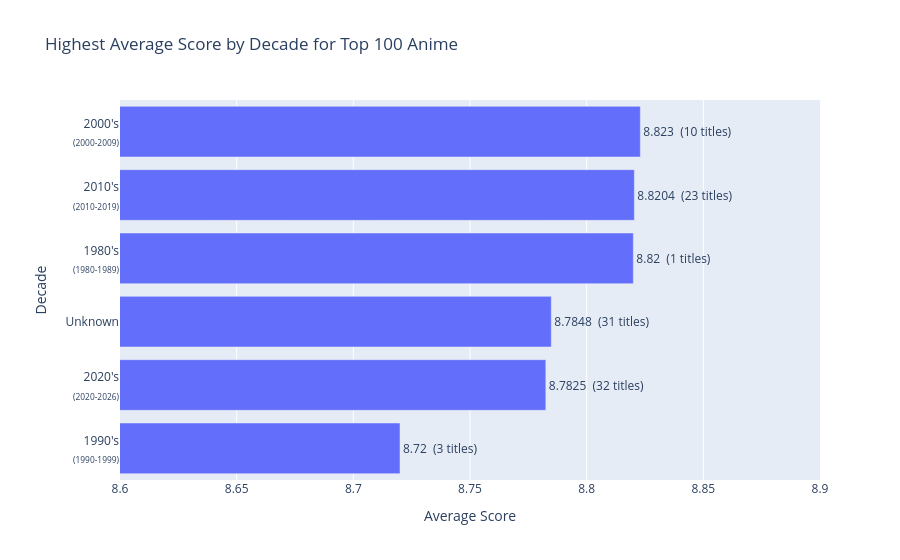

This figure's notebook cell:
### Code cell
import plotly.express as px

decade_labels = {
    "1980-1989": "1980's<br><sub>(1980-1989)</sub>",
    "1990-1999": "1990's<br><sub>(1990-1999)</sub>",
    "2000-2009": "2000's<br><sub>(2000-2009)</sub>",
    "2010-2019": "2010's<br><sub>(2010-2019)</sub>",
    "2020-2026": "2020's<br><sub>(2020-2026)</sub>",
    "Unknown": "Unknown",
}

chart_df = score_by_decade_with_unknown.copy()
chart_df["decade_label"] = chart_df["decade"].map(decade_labels)
chart_df = chart_df.sort_values("mean_score", ascending=True)
chart_df["bar_label"] = (
    chart_df["mean_score"].round(4).astype(str)
    + "  (" + chart_df["anime_count"].astype(int).astype(str) + " titles)"
)

fig = px.bar(
    chart_df,
    x="mean_score",
    y="decade_label",
    orientation="h",
    title="Highest Average Score by Decade for Top 100 Anime",
    labels={"decade_label": "Decade", "mean_score": "Average Score"},
    text="bar_label",
)

fig.update_xaxes(range=[8.6, 8.9])
fig.update_traces(textposition="outside")
fig.update_layout(yaxis_title="Decade", xaxis_title="Average Score", margin=dict(l=120))
fig.show()

### Figure 1 — Plotly figure (JSON) as saved in the notebook; plotly's stock layout.template omitted (floating-point values rounded to 4 significant figures)
{"data": [{"hovertemplate": "Average Score=%{x}<br>Decade=%{y}<br>bar_label=%{text}<extra></extra>", "legendgroup": "", "marker": {"color": "#636efa", "pattern": {"shape": ""}}, "name": "", "orientation": "h", "showlegend": false, "text": ["8.72  (3 titles)", "8.7825  (32 titles)", "8.7848  (31 titles)", "8.82  (1 titles)", "8.8204  (23 titles)", "8.823  (10 titles)"], "textposition": "outside", "type": "bar", "x": [8.72, 8.783, 8.785, 8.82, 8.82, 8.823], "xaxis": "x", "y": ["1990's<br><sub>(1990-1999)</sub>", "2020's<br><sub>(2020-2026)</sub>", "Unknown", "1980's<br><sub>(1980-1989)</sub>", "2010's<br><sub>(2010-2019)</sub>", "2000's<br><sub>(2000-2009)</sub>"], "yaxis": "y"}], "layout": {"barmode": "relative", "legend": {"tracegroupgap": 0}, "margin": {"l": 120}, "title": {"text": "Highest Average Score by Decade for Top 100 Anime"}, "xaxis": {"anchor": "y", "domain": [0, 1], "range": [8.6, 8.9], "title": {"text": "Average Score"}}, "yaxis": {"anchor": "x", "domain": [0, 1], "title": {"text": "Decade"}}}}
